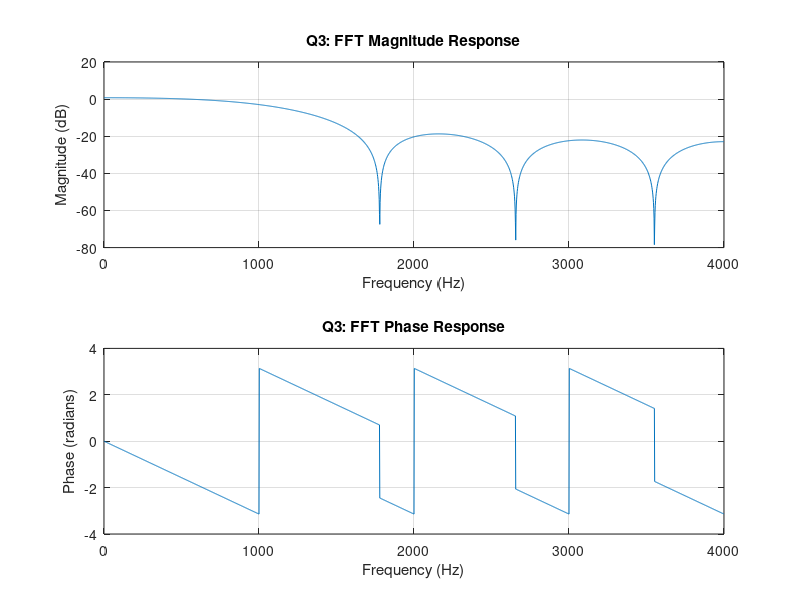
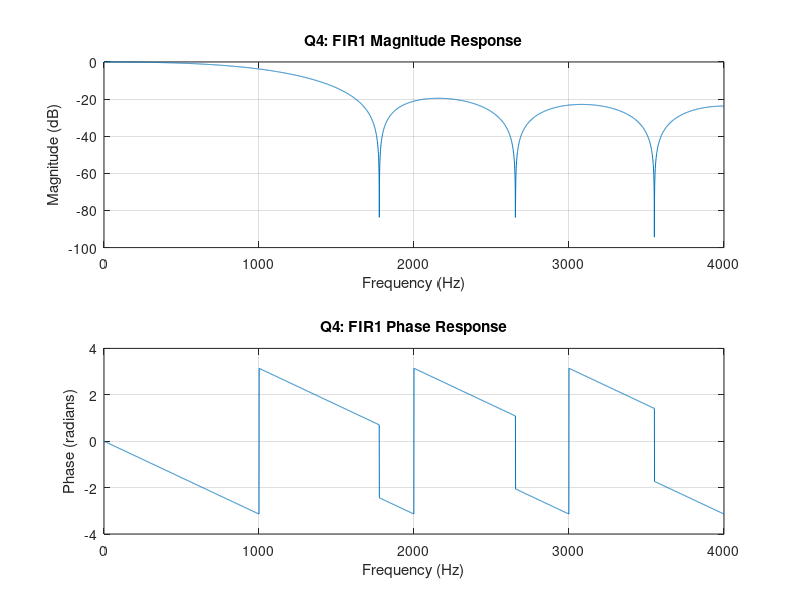
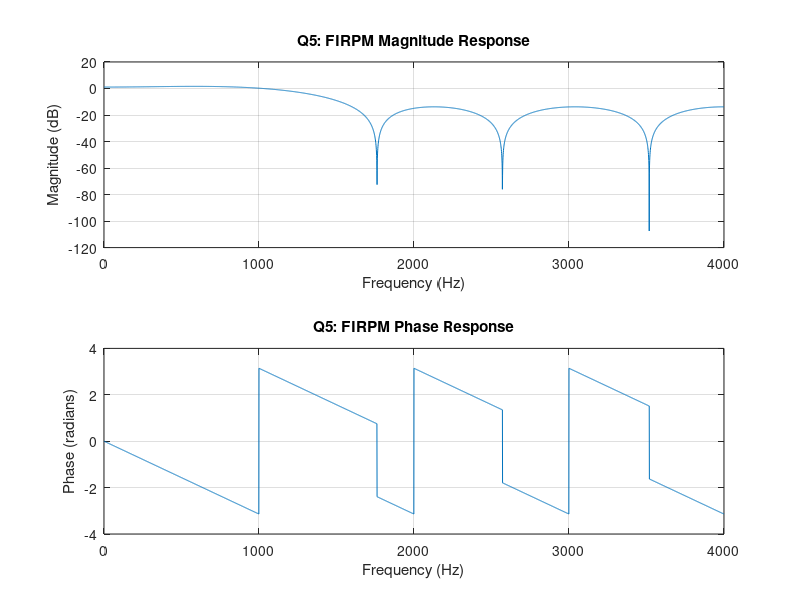
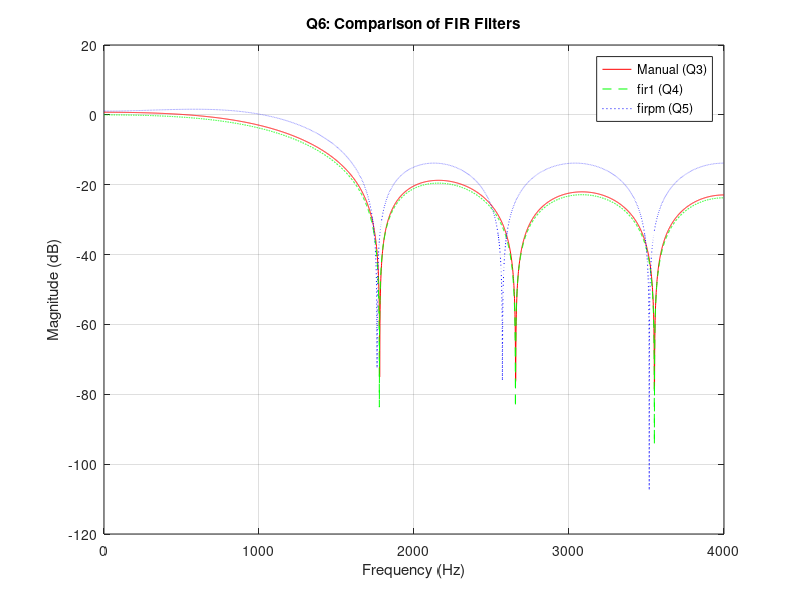

Reproduce these figures in MATLAB, in order.
% BANDARA H.G.T.D.
% 2022e048 
% LABORATORY SESSION 3
% Part 01  

%% PART 01 - FIR Low Pass Filter Design

clear; clc; close all;

%% Q1 & Q2: Ideal Impulse Response hd[n] and Apply Rectangular Window

N = 9;                    % Filter length
fs = 8000;                % Sampling frequency (Hz)
fc = 1200;                % Cutoff frequency (Hz)
wc = 2 * pi * fc / fs;    % Digital cutoff frequency in radians/sample

n = 0:N-1;                % Sample indices
alpha = (N-1)/2;          % Center index for symmetry

% Ideal impulse response of ideal low-pass filter
hd = sin(wc * (n - alpha)) ./ (pi * (n - alpha));
hd(alpha + 1) = wc / pi;  % Handle division by zero at n = alpha

% Apply rectangular window (all ones)
h = hd;

%% Q3: Plot Frequency Response Using FFT (not freqz)

Nfft = 4096;
H_fft = fft(h, Nfft);            % Compute FFT of filter
H_fft = H_fft(1:Nfft/2);         % Take positive frequencies
f = (0:Nfft/2 - 1) * fs / Nfft;  % Frequency axis in Hz

mag_dB = 20 * log10(abs(H_fft)); % Magnitude in dB
phase_rad = angle(H_fft);        % Phase in radians

figure;
subplot(2,1,1);
plot(f, mag_dB);
xlabel('Frequency (Hz)');
ylabel('Magnitude (dB)');
title('Q3: FFT Magnitude Response');
grid on;

subplot(2,1,2);
plot(f, phase_rad);
xlabel('Frequency (Hz)');
ylabel('Phase (radians)');
title('Q3: FFT Phase Response');
grid on;

%% Q4: FIR Filter Using fir1 with Rectangular Window

% fir1 takes normalized cutoff frequency (0 to 1)
h_fir1 = fir1(N-1, 2 * fc / fs, rectwin(N));  % Order = N-1

[H1, f1] = freqz(h_fir1, 1, 4096, fs);  % Use freqz to get frequency response

figure;
subplot(2,1,1);
plot(f1, 20 * log10(abs(H1)));
xlabel('Frequency (Hz)');
ylabel('Magnitude (dB)');
title('Q4: FIR1 Magnitude Response');
grid on;

subplot(2,1,2);
plot(f1, angle(H1));
xlabel('Frequency (Hz)');
ylabel('Phase (radians)');
title('Q4: FIR1 Phase Response');
grid on;

%% Q5: FIR Filter Using firpm (Parks-McClellan Optimal Design)

% Normalized frequency bands [0 0.3 0.4 1] * Nyquist (1 = fs/2)
h_pm = firpm(N-1, [0 0.3 0.4 1], [1 1 0 0]);

[H2, f2] = freqz(h_pm, 1, 4096, fs);

figure;
subplot(2,1,1);
plot(f2, 20 * log10(abs(H2)));
xlabel('Frequency (Hz)');
ylabel('Magnitude (dB)');
title('Q5: FIRPM Magnitude Response');
grid on;

subplot(2,1,2);
plot(f2, angle(H2));
xlabel('Frequency (Hz)');
ylabel('Phase (radians)');
title('Q5: FIRPM Phase Response');
grid on;

%% Q6: Compare the Three Magnitude Responses

[H_manual, ~] = freqz(h, 1, 4096, fs);  % From Q3 (same as using freqz)

figure;
plot(f1, 20 * log10(abs(H_manual)), 'r', ...
     f1, 20 * log10(abs(H1)), 'g--', ...
     f1, 20 * log10(abs(H2)), 'b:');
xlabel('Frequency (Hz)');
ylabel('Magnitude (dB)');
legend('Manual (Q3)', 'fir1 (Q4)', 'firpm (Q5)');
title('Q6: Comparison of FIR Filters');
grid on;
